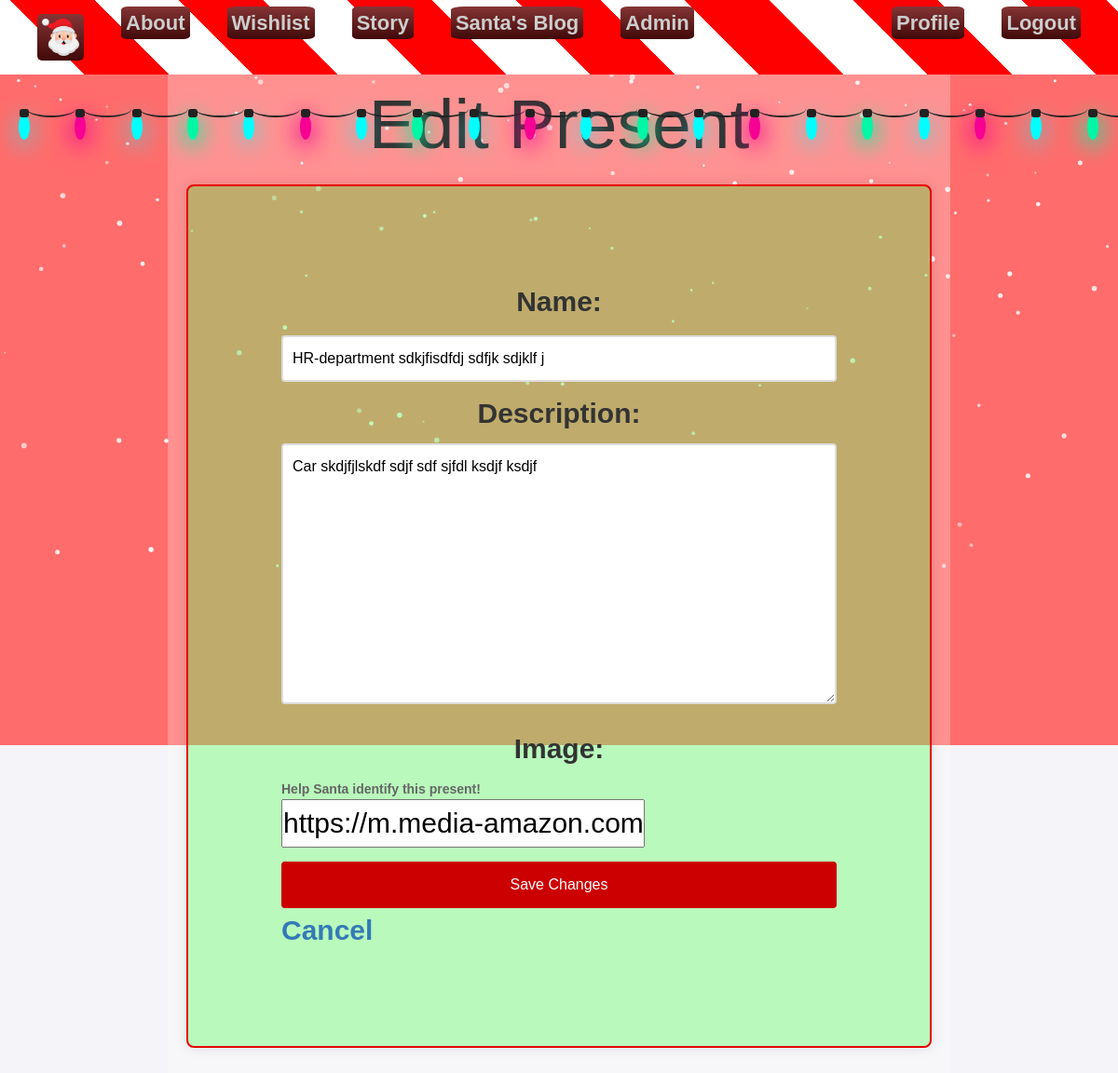
The app's page /presents/2/edit/ (signed in), older data.
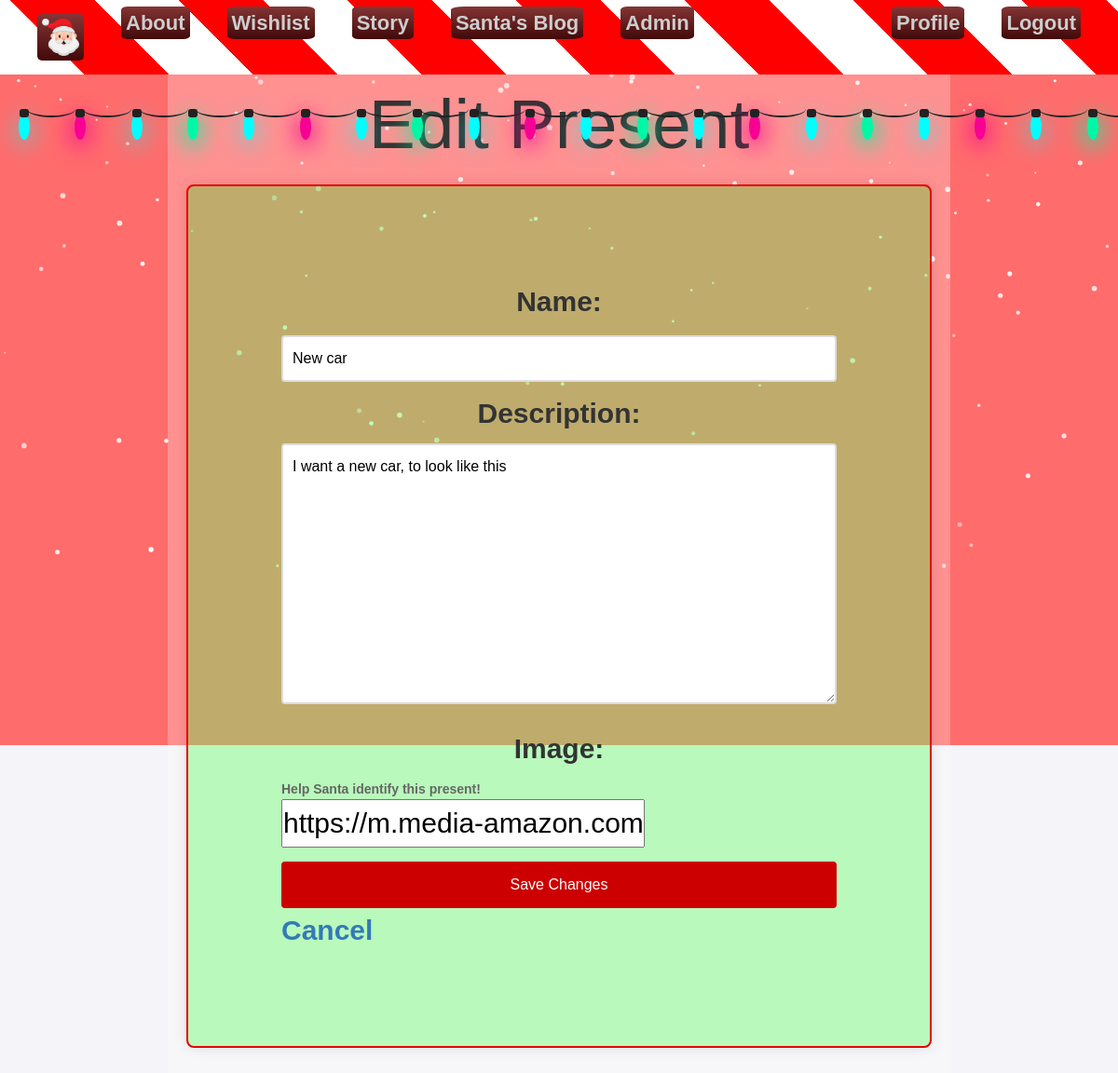
The same page, newer data.
### SantasWorkshop/presents/models.py (models this page shows)
class Present(models.Model):
    PRESENT_MAX_LENGTH = 40
    name = models.CharField(
        max_length=PRESENT_MAX_LENGTH,
        blank=False,
    )
    description = models.TextField(
        max_length=100,
        blank=False,
    )
    image = models.URLField(
        blank=False,
        help_text='Help Santa identify this present!',
    )
    user = models.ForeignKey(
        to=UserModel,
        on_delete=models.CASCADE,
        related_name='presents'
    )

### SantasWorkshop/presents/views.py (the view, shortened to what this page needs)
# urls.py: path('edit/', views.PresentEditView.as_view(), name='present-edit'),
class PresentEditView(LoginRequiredMixin, UserPassesTestMixin, UpdateView):
    model = Present
    template_name = 'presents/present-edit-page.html'
    fields = ['name', 'description', 'image']
    success_url = reverse_lazy('profile-presents')
    def test_func(self):
        present = self.get_object()
        return self.request.user == present.user

### templates/presents/present-edit-page.html (shortened to what this page needs)
{% extends 'common/base.html' %}
{% load static %}
{% block content %}
    <div class="edit-present-container">
        <h1>Edit Present</h1>
        <div class="form-container">
            <form method="post" class="present-form">
                {{ form }}
                <div class="form-buttons">
                    <button type="submit" class="save-btn">Save Changes</button>
                    <a href="{% url 'profile-presents' request.user.pk %}" class="cancel-btn">Cancel</a>
                </div>
            </form>
        </div>
    </div>
{% endblock %}

Row changes from the older to the newer data that the page shows:
changed Present "https://m.media-amazon.com/images/I/61Rx9tHudUL._AC_UF1000,1000_QL80_.jpg": name "HR-department sdkjfisdfdj sdfjk sdjklf j" → "New car"; description "Car skdjfjlskdf sdjf sdf sjfdl ksdjf ksdjf" → "I want a new car, to look like this"
